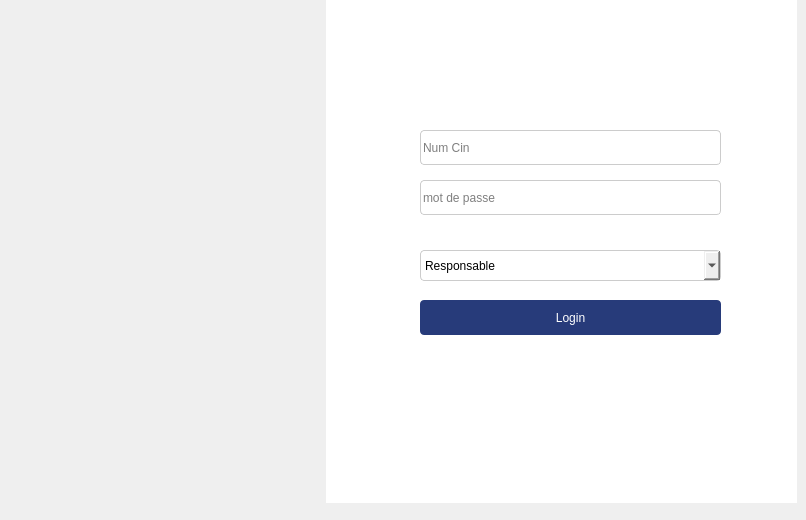
    <widget class="QWidget" name="page_5">
     <widget class="QPushButton" name="pB_login">
      <property name="geometry">
       <rect>
        <x>420</x>
        <y>300</y>
        <width>301</width>
        <height>35</height>
       </rect>
      </property>
      <property name="cursor">
       <cursorShape>PointingHandCursor</cursorShape>
      </property>
      <property name="styleSheet">
       <string notr="true">background-color: rgb(39, 59, 122);
color: white;
border: none;
border-radius: 4px;

</string>
      </property>
      <property name="text">
       <string>Login</string>
      </property>
     </widget>
     <widget class="QLineEdit" name="lineEdit_pswd">
      <property name="geometry">
       <rect>
        <x>420</x>
        <y>180</y>
        <width>301</width>
        <height>35</height>
       </rect>
      </property>
      <property name="styleSheet">
       <string notr="true">border: 1px solid #ccc;
    border-radius: 4px;</string>
      </property>
      <property name="inputMask">
       <string notr="true"/>
      </property>
      <property name="text">
       <string notr="true"/>
      </property>
      <property name="echoMode">
       <enum>QLineEdit::Password</enum>
      </property>
      <property name="dragEnabled">
       <bool>false</bool>
      </property>
      <property name="placeholderText">
       <string>mot de passe</string>
      </property>
      <property name="clearButtonEnabled">
       <bool>false</bool>
      </property>
     </widget>
     <widget class="QComboBox" name="comboBoxRole_3">
      <property name="geometry">
       <rect>
        <x>420</x>
        <y>250</y>
        <width>301</width>
        <height>31</height>
       </rect>
      </property>
      <property name="styleSheet">
       <string notr="true">border: 1px solid #ccc;
    border-radius: 4px;</string>
      </property>
      <item>
       <property name="text">
        <string>Responsable</string>
       </property>
      </item>
      <item>
       <property name="text">
        <string>Institutrice</string>
       </property>
      </item>
     </widget>
     <widget class="QLineEdit" name="lineEdit_user">
      <property name="geometry">
       <rect>
        <x>420</x>
        <y>130</y>
        <width>301</width>
        <height>35</height>
       </rect>
      </property>
      <property name="styleSheet">
       <string notr="true">border: 1px solid #ccc;
    border-radius: 4px;</string>
      </property>
      <property name="placeholderText">
       <string>Num Cin</string>
      </property>
     </widget>
     <widget class="QLabel" name="label_3">
      <property name="geometry">
       <rect>
        <x>0</x>
        <y>0</y>
        <width>341</width>
        <height>491</height>
       </rect>
      </property>
      <property name="styleSheet">
       <string notr="true">border-image:url(&quot;C:/Users/mohamed ben samir/Documents/profil/images/left.jpg&quot;);

color:#000;</string>
      </property>
      <property name="text">
       <string/>
      </property>
     </widget>
     <widget class="QLabel" name="label_4">
      <property name="geometry">
       <rect>
        <x>326</x>
        <y>-8</y>
        <width>471</width>
        <height>511</height>
       </rect>
      </property>
      <property name="styleSheet">
       <string notr="true">background-color:#fff;</string>
      </property>
      <property name="text">
       <string/>
      </property>
     </widget>
     <zorder>label_4</zorder>
     <zorder>label_3</zorder>
     <zorder>pB_login</zorder>
     <zorder>lineEdit_pswd</zorder>
     <zorder>comboBoxRole_3</zorder>
     <zorder>lineEdit_user</zorder>
    </widget>
